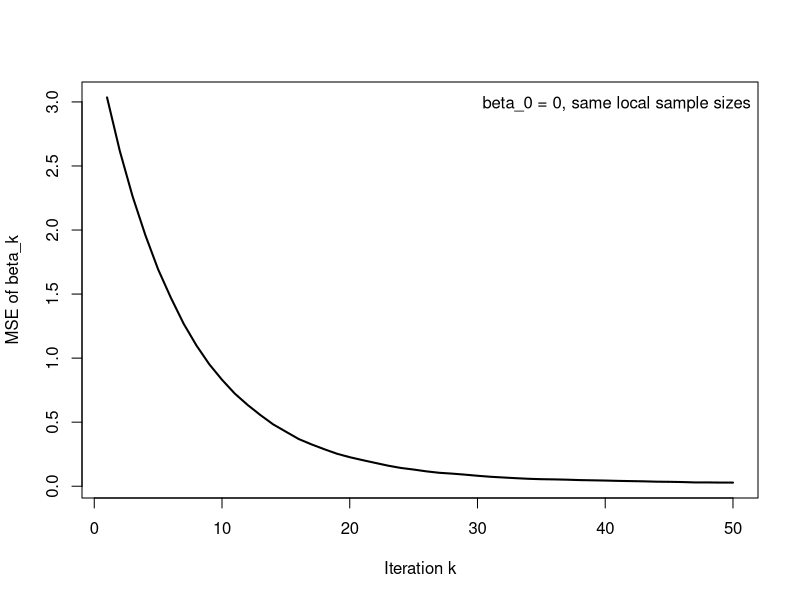
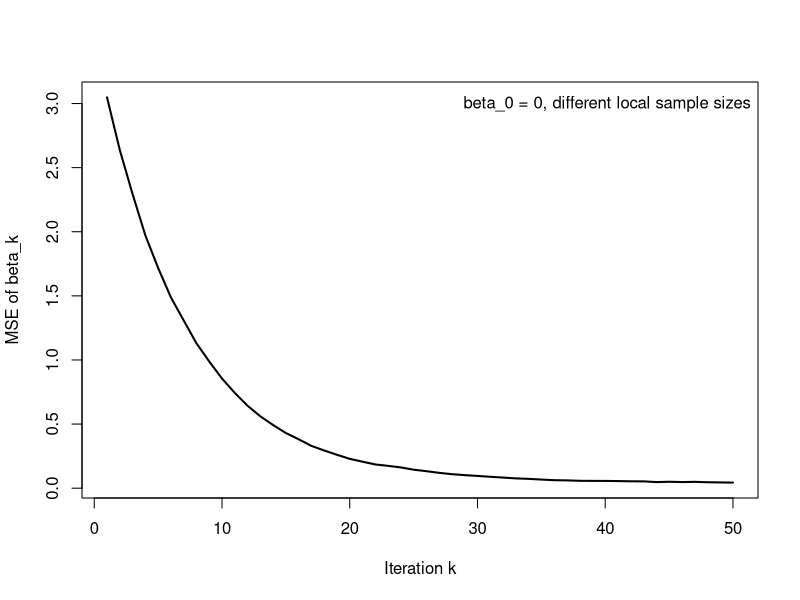
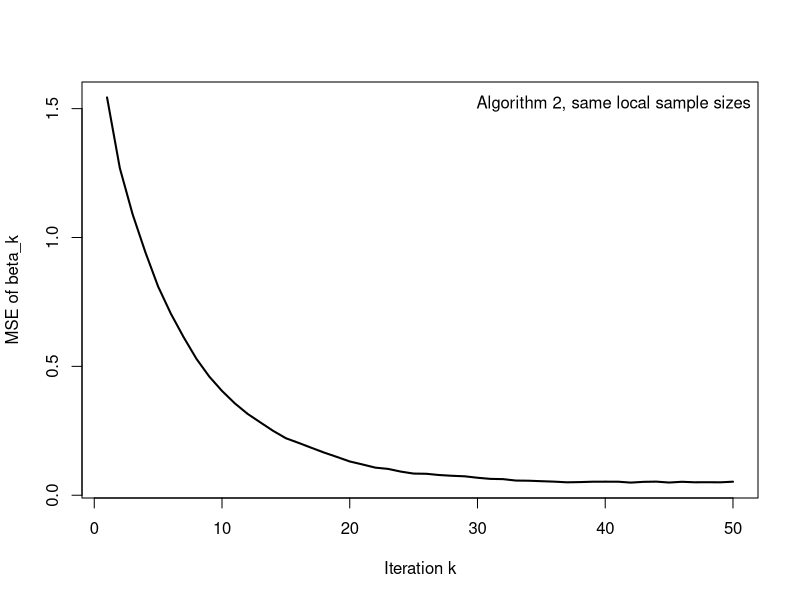
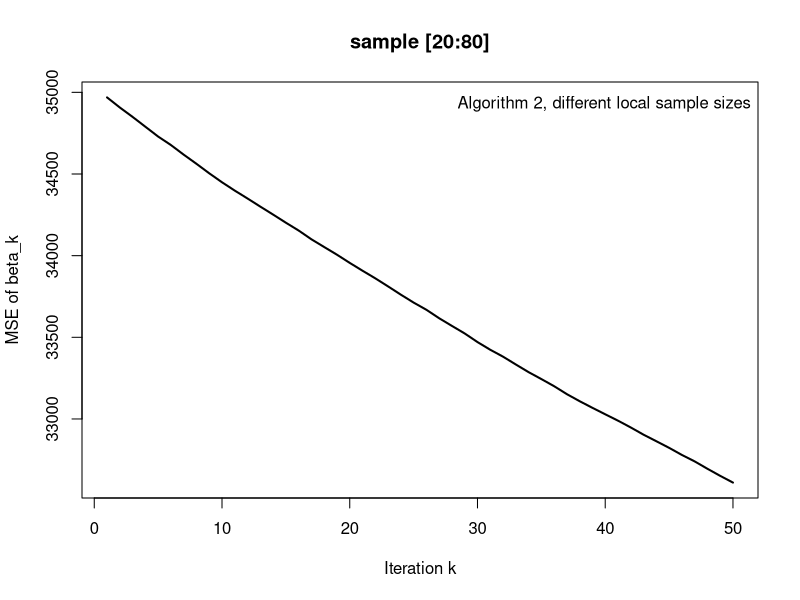
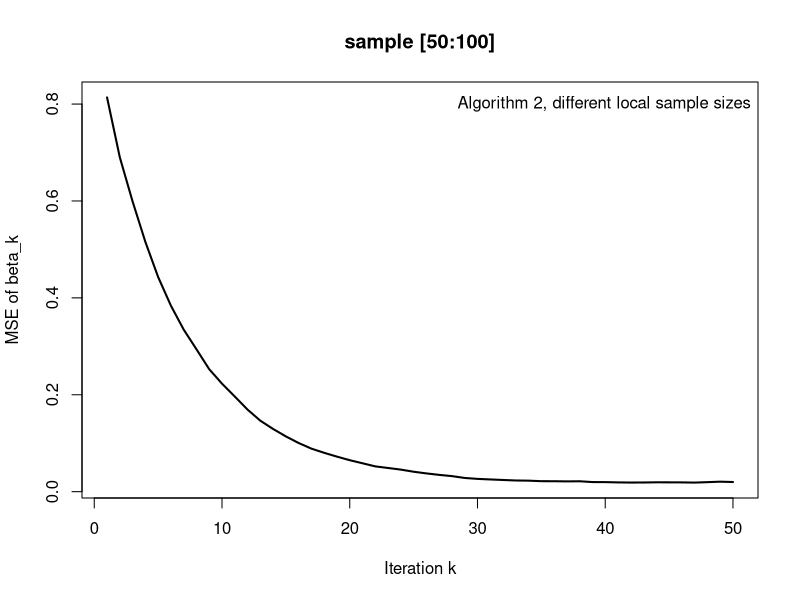

These figures' R source, in order:
## ---- chunk 1
knitr::opts_chunk$set(echo = TRUE)
## ---- chunk 2
library(dplyr)
## ---- chunk 3
set.seed(1028)

# Define the number of simulation
num_sim <- 100
## ---- chunk 4
# Generate the Poisson data: the design matrix X and counts y
generate_data <- function(N,beta_true,sigma_c){
  
  # p dimension of the parameters 
  p = length(beta_true)
  
  # Generate the covariate matrix
  C <- matrix(rnorm(N*(p-1),mean = 0, sd = sigma_c), nrow = N, ncol = p-1)
  
  # Add the intercept to get the design matrix X
  X <- cbind(1,C)
  
  # Find the linear predictor
  linear_predictor <- as.numeric(X %*% beta_true)
  
  # Find the mean (lambda)
  lambda_value <- exp(linear_predictor)
  
  # Generate the counts y
  y <- rpois(N, lambda = lambda_value)
  
  return(list(X=X,y=y))
}
## ---- chunk 5
# Poisson GLM on local data
fit_local_client <- function(local_client) {
  local_data <- data.frame(y = local_client$y, local_client$X)
  fit <- glm(y ~ . - 1, family = poisson, data = local_data) # Note that X includes 1
  return(list(beta_hat = coef(fit)))
}
## ---- chunk 6
# Find the gradient of rho for a single point (one data point in a client)
gradient_rho_single <- function(x_ij,y_ij,beta){
  lambda_ij <- exp(sum(x_ij*beta))
  g <- x_ij*(lambda_ij - y_ij)
  return(as.numeric(g))
}
# Find its norm
gradient_rho_single_norm <- function(x_ij, y_ij, beta) {
  lambda_ij <- exp(sum(x_ij * beta))
  g <- x_ij * (lambda_ij - y_ij)
  return(sqrt(sum(g^2)))  # L2 norm
}

# Find the gradient of rho for all data points in a client
gradient_rho_all <- function(X, y, beta){
  #num <- nrow(X)
  #gradient <- (t(X) %*% (exp(X %*% beta) - y))/num
  # which is the nabla_Li(beta)
  
  gradient <- (t(X) %*% (exp(X %*% beta) - y))
  return(as.numeric(gradient))
}
# Find its norm
gradient_rho_all_norm <- function(X, y, beta) {
  gradient <- t(X) %*% (exp(X %*% beta) - y)   
  gradient_vector <- as.numeric(gradient)
  return(sqrt(sum(gradient_vector^2)))           
}
## ---- chunk 7
# Split the pooled dataset into m clients with their corresponding sample size
split_client <- function(X,y,client_ni){
  # client_ni is a vector that include the local sample size for each client.
  # Assign the first n1 rows to client 1; 
  # then the n1+1 to n1+n2 th row to client 2,...,until client m
  
  # Extract the starting row for each client
  starts <- c(1, head(cumsum(client_ni)+1,-1))
  
  # Extract the ending row for each client
  ends <- cumsum(client_ni)
  
  # Store all the clients into a list. 
  # For i=1,...,m, client i has its design matrix Xi and response yi
  client_list <- vector("list", length(client_ni))
  for (i in 1:length(client_ni)){
    client_list[[i]] <- list(X = X[starts[i]:ends[i], , drop = FALSE],
                             y = y[starts[i]:ends[i]])
  }
  
  return(client_list)
}
## ---- chunk 8
# Calculate the mse of beta_hat
mse_beta <- function(beta_hat, beta_true) {
  return(mean((beta_hat - beta_true)^2))
}
## ---- chunk 9
# Define the true parameters
beta_true <- c(1,2,-1,3)

# p dimension of the parameters 
p <- length(beta_true)

# Covariate matrix (used for generating the design matrix X)
sigma_c <- 0.2

# Privacy budget
mu <- 2
## ---- chunk 10
# K is the number of iterations
K <- 50

eta <- 0.5

# B will be defined as the 90th percentile of norms of the gradients
## ---- chunk 11
# Define \betaˆ{k+1} in Algorithm 1
update_beta_AG1 <- function(last_beta,eta,mu,client_Bi,K,client_list,client_ni){
  
  p = length(last_beta)
  m = length(client_list)
  
  
  # Define gradient matrix which is a m X p matrix
  private_gradient_matrix <- matrix(NA_real_, nrow = m, ncol = p)
  
  # Step 2 in Algorithm 1
  for (i in 1:m) {
    ni <- client_ni[i]
    # a.(i) Client i computes its gradients for the all the local data
    all_local_gradients_at_client_i <- matrix(NA_real_,nrow = ni, ncol = p)
    # Calculate the gradient for each data point in client i
    for (j in 1:ni){
      X_ij <- client_list[[i]]$X[j, ]
      y_ij <- client_list[[i]]$y[j]
      g_ij <- gradient_rho_single(X_ij, y_ij, last_beta)
      all_local_gradients_at_client_i[j, ] <- g_ij
    }
    avg_gi = colMeans(all_local_gradients_at_client_i)
  
    # a.(ii)Set the private scale
    mult_i <- 2*client_Bi[i]*sqrt(K)/(mu*ni*sqrt(m)) 
    # Find noise_i for client i
    Zi <- rnorm(p)
    noise_i <- mult_i*Zi
    
    # a.(iii) Client i sends the privatized gradients
    private_gradient_matrix[i, ] <- avg_gi+noise_i
  }
  
    # b. Server takes the average of all private gradient sent by each client
    g_tilde <- colMeans(private_gradient_matrix)
  
    # c. update beta
    new_beta <- last_beta - eta*g_tilde 
    return(as.numeric(new_beta))
}
## ---- chunk 12
client_ni_11 <- c(50,50,50,50,50,50,50,50,50,50)
N11 <- sum(client_ni_11)
## ---- chunk 13
# Create an initial matrix to store all the simulation results
sim_results_mse_mat111 <- matrix(NA_real_,nrow = num_sim,ncol = K)

for (sim_i in 1:num_sim){
  # Set the initial value beta_0 as 0
  beta_0 <- rep(0,p)
  beta_path <- matrix(NA_real_,nrow = K+1, ncol = p)
  beta_path[1, ] <- beta_0
  mse_path <- rep(NA_real_,K+1)
  
  # Generate data and split them into m clients
  data_sim_i <- generate_data(N11, beta_true, sigma_c) 
  clients_sim_i <- split_client(data_sim_i$X, data_sim_i$y, client_ni_11)
  
  m = length(clients_sim_i)
  
  # Step 1 
  # 1.(i)Find Bi
  client_Bi <- rep(NA_real_,m)
  for (i in 1:m) {
    all_local_gradient_norm_at_client_i <- rep(NA_real_,client_ni_11[i])
    # Calculate the norm of each local gradient
    for (j in 1:client_ni_11[i]){
      X_ij <- clients_sim_i[[i]]$X[j, ]
      y_ij <- clients_sim_i[[i]]$y[j]
      g_norm_ij <- gradient_rho_single_norm(X_ij, y_ij, beta_0)
      all_local_gradient_norm_at_client_i[j] <- g_norm_ij
    }
    # Let B be the 90th percentile of the norms
    Bi <- as.numeric(quantile(all_local_gradient_norm_at_client_i, probs = 0.9))
    client_Bi[i] <- Bi
  }

  for (k in 1:K){
    beta_path[k+1, ] <- update_beta_AG1(as.numeric(beta_path[k,]),eta,
                                       mu,client_Bi,K,clients_sim_i,client_ni_11)
    mse_path[k+1] <- mse_beta(as.numeric(beta_path[k+1,]),beta_true)
  }
  
  # Store the results
  sim_results_mse_mat111[sim_i, ] <- mse_path[-1]
}
## ---- chunk 14
# Plot mse vs k
plot_mse_path <- colMeans(sim_results_mse_mat111)
plot(1:K, plot_mse_path, type = "l", lwd = 2,
     xlab = "Iteration k",
     ylab = "MSE of beta_k")
legend("topright", legend = c("beta_0 = 0, same local sample sizes"), bty = "n")
## ---- chunk 15
m = 10
client_ni_12 <- sample(20:80,m,replace = TRUE)
N12 <- sum(client_ni_12)
## ---- chunk 16
# Create an initial matrix to store all the simulation results
sim_results_mse_mat121 <- matrix(NA_real_,nrow = num_sim,ncol = K)

for (sim_i in 1:num_sim){
  # Set the initial value beta_0 as 0
  beta_0 <- rep(0,p)
  beta_path <- matrix(NA_real_,nrow = K+1, ncol = p)
  beta_path[1, ] <- beta_0
  mse_path <- rep(NA_real_,K+1)
  
  # Generate data and split them into m clients
  data_sim_i <- generate_data(N12, beta_true, sigma_c) 
  clients_sim_i <- split_client(data_sim_i$X, data_sim_i$y, client_ni_12)
  
  m = length(clients_sim_i)
  
  # Find Bi
  client_Bi <- rep(NA_real_,m)
  for (i in 1:m) {
    all_local_gradient_norm_at_client_i <- rep(NA_real_,client_ni_12[i])
    # Calculate the norm of each local gradient
    for (j in 1:client_ni_12[i]){
      X_ij <- clients_sim_i[[i]]$X[j, ]
      y_ij <- clients_sim_i[[i]]$y[j]
      g_norm_ij <- gradient_rho_single_norm(X_ij, y_ij, beta_0)
      all_local_gradient_norm_at_client_i[j] <- g_norm_ij
    }
    # Let B be the 90th percentile of the norms
    Bi <- as.numeric(quantile(all_local_gradient_norm_at_client_i, probs = 0.9))
    client_Bi[i] <- Bi
  }

  for (k in 1:K){
    beta_path[k+1, ] <- update_beta_AG1(as.numeric(beta_path[k,]),eta,
                                       mu,client_Bi,K,clients_sim_i,client_ni_12)
    mse_path[k+1] <- mse_beta(as.numeric(beta_path[k+1,]),beta_true)
  }
  
  # Store the results
  sim_results_mse_mat121[sim_i, ] <- mse_path[-1]
}
## ---- chunk 17
# Plot mse vs k
plot_mse_path <- colMeans(sim_results_mse_mat121)
plot(1:K, plot_mse_path, type = "l", lwd = 2,
     xlab = "Iteration k",
     ylab = "MSE of beta_k")
legend("topright", legend = c("beta_0 = 0, different local sample sizes"), bty = "n")
## ---- chunk 18
# Define \betaˆ{k+1} in Algorithm 1 applied in stage II of Algorithm 2
update_beta_AG1_in_AG2 <- function(last_beta,eta,mu,client_Bi,K,client_list,client_ni){
  
  p = length(last_beta)
  m = length(client_list)
  
  # Define gradient matrix which is a m X p matrix
  private_gradient_matrix <- matrix(NA_real_, nrow = m, ncol = p)
  
  # Step 2 in Algorithm 1
  for (i in 1:m) {
    ni <- client_ni[i]
    # a.(i) Client i computes its gradients for the all the local data
    all_local_gradients_at_client_i <- matrix(NA_real_,nrow = ni, ncol = p)
    # Calculate the gradient for each data point in client i
    for (j in 1:ni){
      X_ij <- client_list[[i]]$X[j, ]
      y_ij <- client_list[[i]]$y[j]
      g_ij <- gradient_rho_single(X_ij, y_ij, last_beta)
      all_local_gradients_at_client_i[j, ] <- g_ij
    }
    avg_gi = colMeans(all_local_gradients_at_client_i)
  
    # a.(ii)Set the private scale
    mult_i <- 2*client_Bi[i]*sqrt(2*K)/(mu*ni*sqrt(m)) 
    # Find noise_i for client i
    Zi <- rnorm(p)
    noise_i <- mult_i*Zi
    
    # a.(iii) Client i sends the privatized gradients
    private_gradient_matrix[i, ] <- avg_gi+noise_i
  }
  
    # b. Server takes the average of all private gradient sent by each client
    g_tilde <- colMeans(private_gradient_matrix)
  
    # c. update beta
    new_beta <- last_beta - eta*g_tilde 
    return(as.numeric(new_beta))
}
## ---- chunk 19
AG1_in_AG2 <- function(client_list, client_ni, K2, eta2, mu, beta_0) {
  
  m <- length(client_list)
  p <- length(beta_0)
  
  # Set the initial value
  beta_path <- matrix(NA_real_, nrow = K2+1, ncol = p)
  beta_path[1, ] <- beta_0
  
  # Find Bi
  client_Bi <- rep(NA_real_,m)
  for (i in 1:m) {
    all_local_gradient_norm_at_client_i <- rep(NA_real_,client_ni[i])
    # Calculate the norm of each local gradient
    for (j in 1:client_ni[i]){
      X_ij <- client_list[[i]]$X[j, ]
      y_ij <- client_list[[i]]$y[j]
      g_norm_ij <- gradient_rho_single_norm(X_ij, y_ij, beta_0)
      all_local_gradient_norm_at_client_i[j] <- g_norm_ij
    }
    # Let B be the 90th percentile of the norms
    Bi <- as.numeric(quantile(all_local_gradient_norm_at_client_i, probs = 0.9))
    client_Bi[i] <- Bi
  }
  
  # K2 iterations
    for (k in 1:K2){
    beta_path[k+1, ] <- update_beta_AG1_in_AG2(as.numeric(beta_path[k,]),eta2,
                                       mu,client_Bi,K2,client_list,client_ni)
  }
  
  return(beta_path)
}
## ---- chunk 20
eta_1 = 0.2
K1 = 50
m = 10

mu = 2

eta_2 = 0.5
K2 = 50

## ---- chunk 21
# For one client, update the beta in K1 iterations
update_local_beta_AG2_stageI <- function(last_beta, eta_1, mu, 
                                         B, K1, X_i, y_i,m){

  p = length(last_beta)
  n = length(y_i)
  
  # Find the gradient for every data point in client i
  all_local_gradients_at_client_i <- matrix(NA_real_,nrow = n, ncol = p)
    # Calculate the norm of each local gradient
    for (j in 1:n){
      X_ij <- X_i[j, ]
      y_ij <- y_i[j]
      g_ij <- gradient_rho_single(X_ij, y_ij, last_beta)
      all_local_gradients_at_client_i[j, ] <- g_ij
    }
  g_tilde <- colMeans(all_local_gradients_at_client_i)
  
  # noise
  # Set privacy scales
  a = 2*B*eta_1*sqrt(2*m*K1)/(mu*n)
  Z0 <- rnorm(p,0,1)
  noise <- a*Z0
  
  # update beta
  new_beta <- last_beta - eta_1*g_tilde + noise
  return(as.numeric(new_beta))
}
## ---- chunk 22
all_local_beta_K1_AG2_stageI <- function(client_list,eta_1,mu,K1){
  
  # Find the local sample size for each client
  client_ni = rep(NA_real_, length(client_list))
  for (client_i in 1:length(client_list)){
    client_ni[client_i] = length(client_list[[client_i]]$y)
  }
  
  m = length(client_list)
  p = dim(client_list[[1]]$X)[2]
  
  # store the local beta_K1 for all clients
  local_beta_k1_results <- matrix(NA_real_, nrow = m, ncol = p)
  
  for (i in 1:length(client_list)){
    # Initialization beta_0 = 0
    beta_0 <- rep(0,p)
    
    # Define Bi
    all_local_gradient_norm_at_client_i <- rep(NA_real_,client_ni[i])
    # Calculate the norm of each local gradient
    for (j in 1:client_ni[i]){
      X_ij <- client_list[[i]]$X[j, ]
      y_ij <- client_list[[i]]$y[j]
      g_norm_ij <- gradient_rho_single_norm(X_ij, y_ij, beta_0)
      all_local_gradient_norm_at_client_i[j] <- g_norm_ij
    }
    # Let B be the 90th percentile of the norms
    Bi <- as.numeric(quantile(all_local_gradient_norm_at_client_i, probs = 0.9))
    
    local_beta_path_client_i <- matrix(NA_real_,nrow = K1+1, ncol = p)
    local_beta_path_client_i[1, ] <- beta_0
    
    # Local K1 iterations
    for (t in 1:K1){
      local_beta_path_client_i[t+1, ] <- update_local_beta_AG2_stageI(local_beta_path_client_i[t, ], eta_1, mu, Bi,
                             K1, client_list[[i]]$X,client_list[[i]]$y,m)
    }
    
    local_beta_k1_results[i, ] <- local_beta_path_client_i[K1+1, ]
  }
  
  return(local_beta_k1_results)
}
## ---- chunk 23
client_ni_21 = rep(50,m)
n = mean(client_ni_21)
N21 <- sum(client_ni_21)
## ---- chunk 24
# Store the simulation results
# server_beta_K2_path_sim_result <- matrix(NA_real_, nrow = num_sim, ncol = K2+1)
server_beta_K2_mse_sim_result_21 <- matrix(NA_real_, nrow = num_sim, ncol = K2)

for (sim_i in 1:num_sim){
  # Generate data and split them into m clients
  data_sim_i <- generate_data(N21, beta_true, sigma_c)
  clients_sim_i <- split_client(data_sim_i$X, data_sim_i$y, client_ni_21)
  
  # Stage I: K1 local iterations on each client, applying private gradient descent.
  local_beta_K1_results <- all_local_beta_K1_AG2_stageI(clients_sim_i,eta_1,mu,K1)
  
  # Stage II: Server takes the averages and set the private initialization
  beta_0_stageII <- colMeans(local_beta_K1_results)
  
  # Stage II: Run Algorithm 1 for K2 iterations with the private initialization
  beta_path_stageII <- AG1_in_AG2(clients_sim_i, client_ni_21, K2, 
                                  eta_2, mu, beta_0_stageII)

  # MSE path for beta_k in the server
  mse_path <- rep(NA_real_, K2)
  for (k in 1:K2) {
    b_k <- beta_path_stageII[k + 1, ]  
    mse_path[k] <- mse_beta(b_k, beta_true)
  }
  server_beta_K2_mse_sim_result_21[sim_i, ] <- mse_path
}
## ---- chunk 25
# Plot mse vs k
plot_mse_path <- colMeans(server_beta_K2_mse_sim_result_21)
plot(1:K2, plot_mse_path, type = "l", lwd = 2,
     xlab = "Iteration k",
     ylab = "MSE of beta_k")
legend("topright", legend = c("Algorithm 2, same local sample sizes"), bty = "n")
## ---- chunk 26
client_ni_22 = sample(20:80,m,replace = TRUE)
N22 <- sum(client_ni_22)
## ---- chunk 27
# Store the simulation results
# server_beta_K2_path_sim_result <- matrix(NA_real_, nrow = num_sim, ncol = K2+1)
server_beta_K2_mse_sim_result_22 <- matrix(NA_real_, nrow = num_sim, ncol = K2)

for (sim_i in 1:num_sim){
  # Generate data and split them into m clients
  data_sim_i <- generate_data(N22, beta_true, sigma_c)
  clients_sim_i <- split_client(data_sim_i$X, data_sim_i$y, client_ni_22)
  
  # Stage I: K1 local iterations on each client, applying private gradient descent.
  local_beta_K1_results <- all_local_beta_K1_AG2_stageI(clients_sim_i,eta_1,mu,K1)
  
  # Stage II: Server takes the averages and set the private initialization
  beta_0_stageII <- colMeans(local_beta_K1_results)
  
  # Stage II: Run Algorithm 1 for K2 iterations with the private initialization
  beta_path_stageII <- AG1_in_AG2(clients_sim_i, client_ni_22, K2, 
                                  eta_2, mu, beta_0_stageII)

  # MSE path for beta_k in the server
  mse_path <- rep(NA_real_, K2)
  for (k in 1:K2) {
    b_k <- beta_path_stageII[k + 1, ]  
    mse_path[k] <- mse_beta(b_k, beta_true)
  }
  server_beta_K2_mse_sim_result_22[sim_i, ] <- mse_path
}
## ---- chunk 28
# Plot mse vs k
plot_mse_path <- colMeans(server_beta_K2_mse_sim_result_22)
plot(1:K2, plot_mse_path, type = "l", lwd = 2,
     xlab = "Iteration k",
     ylab = "MSE of beta_k",
     main = "sample [20:80]")
legend("topright", legend = c("Algorithm 2, different local sample sizes"), bty = "n")
## ---- chunk 29
client_ni_22 = sample(50:100,m,replace = TRUE)
N22 <- sum(client_ni_22)
## ---- chunk 30
# Store the simulation results
# server_beta_K2_path_sim_result <- matrix(NA_real_, nrow = num_sim, ncol = K2+1)
server_beta_K2_mse_sim_result_22 <- matrix(NA_real_, nrow = num_sim, ncol = K2)

for (sim_i in 1:num_sim){
  # Generate data and split them into m clients
  data_sim_i <- generate_data(N22, beta_true, sigma_c)
  clients_sim_i <- split_client(data_sim_i$X, data_sim_i$y, client_ni_22)
  
  # Stage I: K1 local iterations on each client, applying private gradient descent.
  local_beta_K1_results <- all_local_beta_K1_AG2_stageI(clients_sim_i,eta_1,mu,K1)
  
  # Stage II: Server takes the averages and set the private initialization
  beta_0_stageII <- colMeans(local_beta_K1_results)
  
  # Stage II: Run Algorithm 1 for K2 iterations with the private initialization
  beta_path_stageII <- AG1_in_AG2(clients_sim_i, client_ni_22, K2, 
                                  eta_2, mu, beta_0_stageII)

  # MSE path for beta_k in the server
  mse_path <- rep(NA_real_, K2)
  for (k in 1:K2) {
    b_k <- beta_path_stageII[k + 1, ]  
    mse_path[k] <- mse_beta(b_k, beta_true)
  }
  server_beta_K2_mse_sim_result_22[sim_i, ] <- mse_path
}
## ---- chunk 31
# Plot mse vs k
plot_mse_path <- colMeans(server_beta_K2_mse_sim_result_22)
plot(1:K2, plot_mse_path, type = "l", lwd = 2,
     xlab = "Iteration k",
     ylab = "MSE of beta_k",
     main = "sample [50:100]")
legend("topright", legend = c("Algorithm 2, different local sample sizes"), bty = "n")
